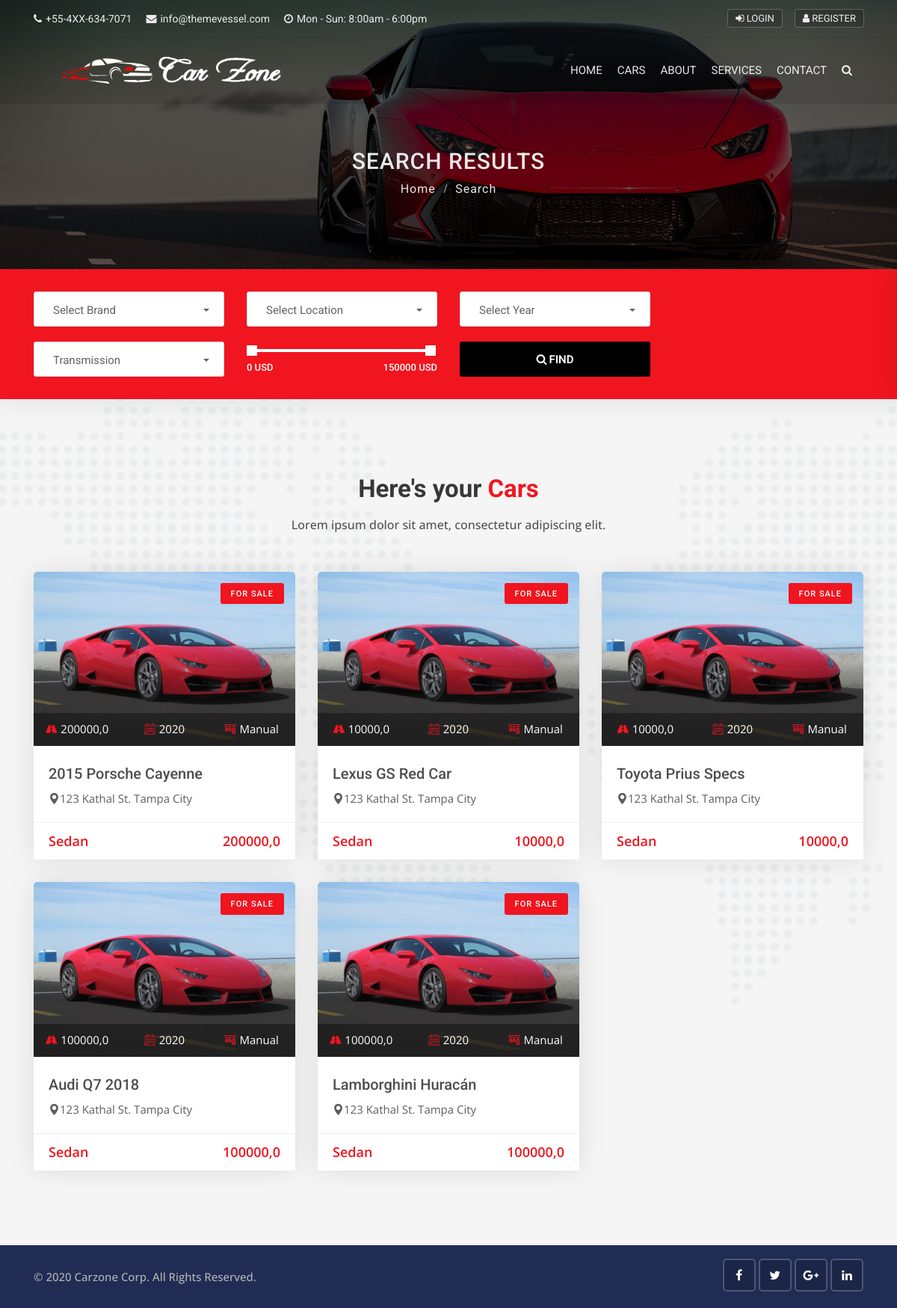
Screenshot of /search with the database file from the repository.
### carzoneapp/models.py (models this page shows, shortened)
class Base(models.Model):
    date_add = models.DateTimeField(auto_now_add=True)
    date_update = models.DateTimeField(auto_now=True)
    status = models.BooleanField(default=True)
    class Meta:
        abstract = True

class Car(Base):
    state_choice = (
        ('AL', 'Alabama'),
        ('AK', 'Alaska'),
        ('AZ', 'Arizona'),
        ('AR', 'Arkansas'),
        ('CA', 'California'),
        ('CO', 'Colorado'),
        ('CT', 'Connecticut'),
        ('DE', 'Delaware'),
        ('DC', 'District Of Columbia'),
        ('FL', 'Florida'),
        ('GA', 'Georgia'),
        ('HI', 'Hawaii'),
        ('ID', 'Idaho'),
        ('IL', 'Illinois'),
        ('IN', 'Indiana'),
        ('IA', 'Iowa'),
        ('KS', 'Kansas'),
        ('KY', 'Kentucky'),
        ('LA', 'Louisiana'),
        ('ME', 'Maine'),
        ('MD', 'Maryland'),
        ('MA', 'Massachusetts'),
        ('MI', 'Michigan'),
        ('MN', 'Minnesota'),
        ('MS', 'Mississippi'),
        ('MO', 'Missouri'),
        ('MT', 'Montana'),
        ('NE', 'Nebraska'),
        ('NV', 'Nevada'),
        ('NH', 'New Hampshire'),
        ('NJ', 'New Jersey'),
        ('NM', 'New Mexico'),
        ('NY', 'New York'),
        ('NC', 'North Carolina'),
        ('ND', 'North Dakota'),
        ('OH', 'Ohio'),
        ('OK', 'Oklahoma'),
        ('OR', 'Oregon'),
        ('PA', 'Pennsylvania'),
        ('RI', 'Rhode Island'),
        ('SC', 'South Carolina'),
        ('SD', 'South Dakota'),
        ('TN', 'Tennessee'),
        ('TX', 'Texas'),
        ('UT', 'Utah'),
        ('VT', 'Vermont'),
        ('VA', 'Virginia'),
        ('WA', 'Washington'),
        ('WV', 'West Virginia'),
        ('WI', 'Wisconsin'),
        ('WY', 'Wyoming'),
    )
    name = models.CharField(max_length=50)
    slug = AutoSlugField(populate_from='name', null=True)
    description = models.TextField(null=True)
    brand = models.ForeignKey(Brand, related_name='car_brand', on_delete=models.CASCADE)
    model = models.ForeignKey(Model, related_name="car_model", on_delete=models.CASCADE)
    location =  models.CharField(choices=state_choice,max_length=50)
    year = models.CharField(max_length=50)
    price = models.FloatField()
    image = models.FileField(upload_to="car_image")
    color = models.CharField(max_length=50)
    transmission = models.ForeignKey(Transmission, related_name="car_transmission", on_delete=models.CASCADE)
    class Meta:
        verbose_name = 'Car'
        verbose_name_plural = 'Cars'

class Transmission(Base):
    name = models.CharField(max_length=50)
    slug = AutoSlugField(populate_from='name', null=True)
    class Meta:
        verbose_name = 'Transmission'
        verbose_name_plural = 'Transmissions'
    def __str__(self):
        return self.name

### carzoneapp/views.py (the view)
# urls.py: path('search', views.search, name='search'),
def search(request):
    search  = False
    cars = models.Car.objects.order_by('-date_add')
    city_search = models.Car.objects.values_list('location', flat=True).distinct()
    brand_search = models.Car.objects.values_list('brand', flat=True).distinct()
    year_search = models.Car.objects.values_list('year', flat=True).distinct()
    model_search = models.Car.objects.values_list('model', flat=True).distinct()
    transmission_search = models.Car.objects.values_list('transmission', flat=True).distinct()
    if 'keyword' in request.GET:
        keyword = request.GET["keyword"]
        if keyword:
            cars = models.Car.objects.filter(name__icontains=keyword)
    if 'brand' in request.GET:
        brand = request.GET["brand"]
        if brand:
            cars = models.Car.objects.filter(name__icontains=brand)
    if 'location' in request.GET:
        location = request.GET["location"]
        if location:
            cars = models.Car.objects.filter(location__icontains=location)
    if 'year' in request.GET:
        year = request.GET["year"]
        if year:
            cars = models.Car.objects.filter(year__icontains=year)
    if 'type' in request.GET:
        car_type = request.GET["type"]
        if car_type:
            cars = models.Car.objects.filter(description__icontains=car_type)
    if 'min_price' in request.GET:
        min_price = request.GET['min_price']
        max_price = request.GET['max_price']
        if max_price:
            cars = cars.filter(price__gte=min_price, price__lte=max_price)
    print(request.GET)
    return render(request, 'search.html', locals())

### carzoneapp/context_processors.py (called while the page is built)
def teams(request):
    teams = Team.objects.all()
    return dict(teams=teams)

### templates/search.html (shortened to what this page needs)
{% extends 'base/base.html' %}
{% load static %}
{% block content %}
<div class="sub-banner overview-bgi">
    <div class="container breadcrumb-area">
        <div class="breadcrumb-areas">
            <h1>Search Results</h1>
            <ul class="breadcrumbs">
                <li><a href="index.html">Home</a></li>
                <li class="active">Search</li>
            </ul>
        </div>
    </div>
</div>
<div class="search-box-3 sb-7 bg-active">
    <div class="container">
        <div class="search-area-inner">
            <div class="search-contents">
                <form method="GET" action="{% url 'search' %}">
                    <div class="row">
                        <div class="col-lg-3 col-md-6 col-sm-6 col-6">
                            <div class="form-group">
                                <select class="selectpicker search-fields" name="brand">
                                    <option disabled="disabled" selected="selected">Select Brand</option>
                                </select>
                            </div>
                        </div>
                        <div class="col-lg-3 col-md-6 col-sm-6 col-6">
                            <div class="form-group">
                                <select class="selectpicker search-fields" name="location">
                                    <option disabled="disabled" selected="selected">Select Location</option>
                                </select>
                            </div>
                        </div>
                        <div class="col-lg-3 col-md-6 col-sm-6 col-6">
                            <div class="form-group">
                                <select class="selectpicker search-fields" name="year">
                                    <option disabled="disabled" selected="selected">Select Year</option>
                                </select>
                            </div>
                        </div>
                    </div>
                    <div class="row">
                        <div class="col-lg-3 col-md-6 col-sm-6 col-6">
                            <div class="form-group">
                                <select class="selectpicker search-fields" name="transmission">
                                    <option disabled="disabled" selected="selected">Transmission</option>
                                </select>
                            </div>
                        </div>
                        <div class="col-lg-3 col-md-6 col-sm-6 col-6">
                            <div class="form-group">
                                <div class="range-slider">
                                    <div data-min="0" data-max="150000" data-unit="USD" data-min-name="min_price" data-max-name="max_price" class="range-slider-ui ui-slider" aria-disabled="false"></div>
                                    <div class="clearfix"></div>
                                </div>
                            </div>
                        </div>
                        <div class="col-lg-3 col-md-6 col-sm-6 col-6">
                            <div class="form-group">
                                <button class="btn btn-block button-theme btn-md">
                                    <i class="fa fa-search"></i>Find
                                </button>
                            </div>
                        </div>
                    </div>
                </form>
            </div>
        </div>
    </div>
</div>
<div class="featured-car content-area">
    <div class="container">
        <div class="main-title">
            <h1>Here's your <span>Cars</span></h1>
            <p>Lorem ipsum dolor sit amet, consectetur adipiscing elit.</p>
        </div>
        <div class="row">
            {% for car in cars  %}
            <div class="col-lg-4 col-md-6">
                <div class="car-box">
                    <div class="car-thumbnail">
                        <a href="{% url 'detail_view' car.slug %}" class="car-img">
                            <div class="tag">For Sale</div>
                            <img class="d-block w-100" src="img/car/car-1.jpg" alt="car">
                            <div class="facilities-list clearfix">
                                <ul>
                                    <li>
                                        <span><i class="flaticon-way"></i></span>{{car.price}}
                                    </li>
                                    <li>
                                        <span><i class="flaticon-calendar-1"></i></span>{{car.year}}
                                    </li>
                                    <li>
                                        <span><i class="flaticon-manual-transmission"></i></span>{{car.transmission}}
                                    </li>
                                </ul>
                            </div>
                        </a>
                    </div>
                    <div class="detail">
                        <h1 class="title">
                            <a href="{% url 'detail_view' car.slug %}">{{car.name}}</a>
                        </h1>
                        <div class="location">
                            <a href="car-details.html">
                                <i class="flaticon-pin"></i>{{car.location}}
                            </a>
                        </div>
                    </div>
                    <div class="footer clearfix">
                        <div class="pull-left ratings days">
                            <p class="cartype">Sedan</p>
                        </div>
                        <div class="pull-right">
                            <p class="price">{{car.price}}</p>
                        </div>
                    </div>
                </div>
            </div>
            {% endfor %}
        </div>
    </div>
</div>
</body>
{% endblock content %}

### static/css/skins/red.css (style rules this page uses)
.button-theme { background:#f0151f; }
.car-box .facilities-list li span i { color: #f0151f; }
.main-title h1 span { color:#f0151f; }
.tag { background:#f0151f; }
.car-box .footer .price { color:#f0151f; }
.bg-active { background: #f0151f; color: #fff!important; }

### rows the page displays
Car: price "200000,0", year "2020", transmission "Manual", name "2015 Porsche Cayenne", location "123 Kathal St. Tampa City"
Car: price "10000,0", year "2020", transmission "Manual", name "Lexus GS Red Car", location "123 Kathal St. Tampa City"
Car: price "10000,0", year "2020", transmission "Manual", name "Toyota Prius Specs", location "123 Kathal St. Tampa City"
Car: price "100000,0", year "2020", transmission "Manual", name "Audi Q7 2018", location "123 Kathal St. Tampa City"
Car: price "100000,0", year "2020", transmission "Manual", name "Lamborghini Huracán", location "123 Kathal St. Tampa City"
